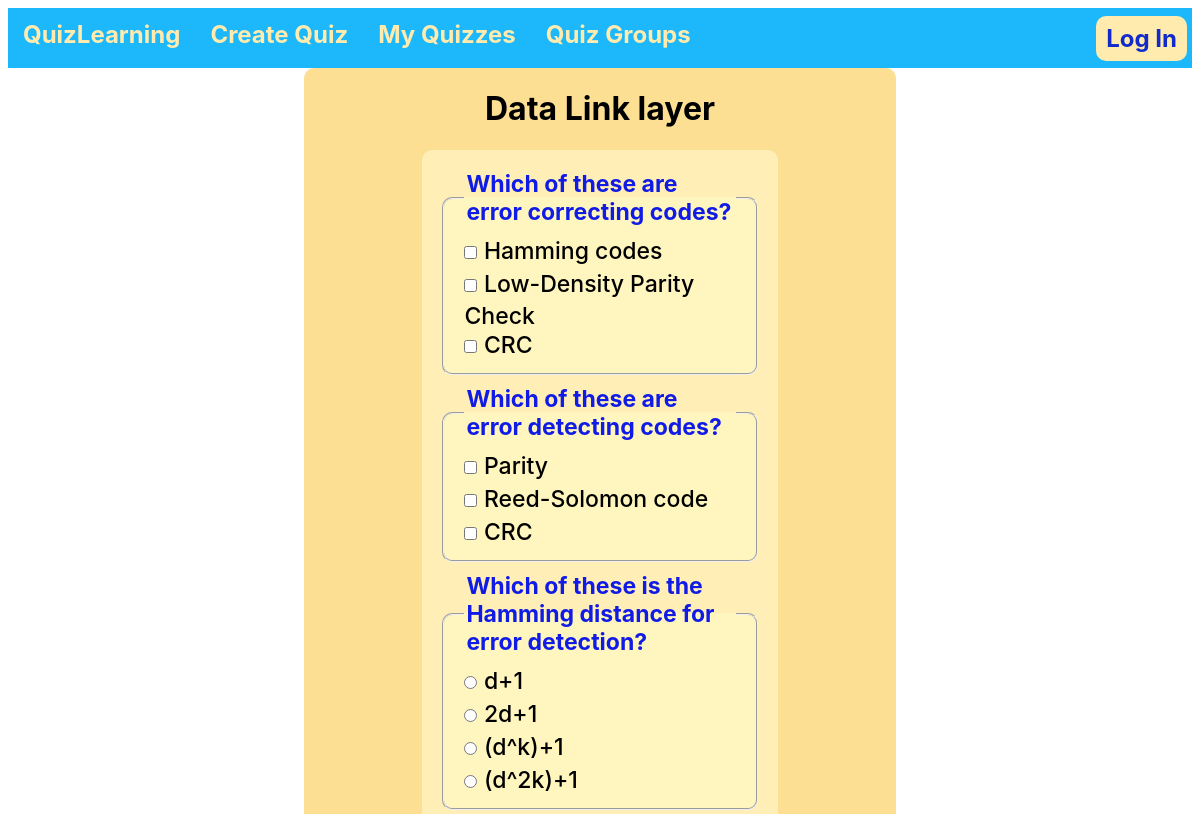
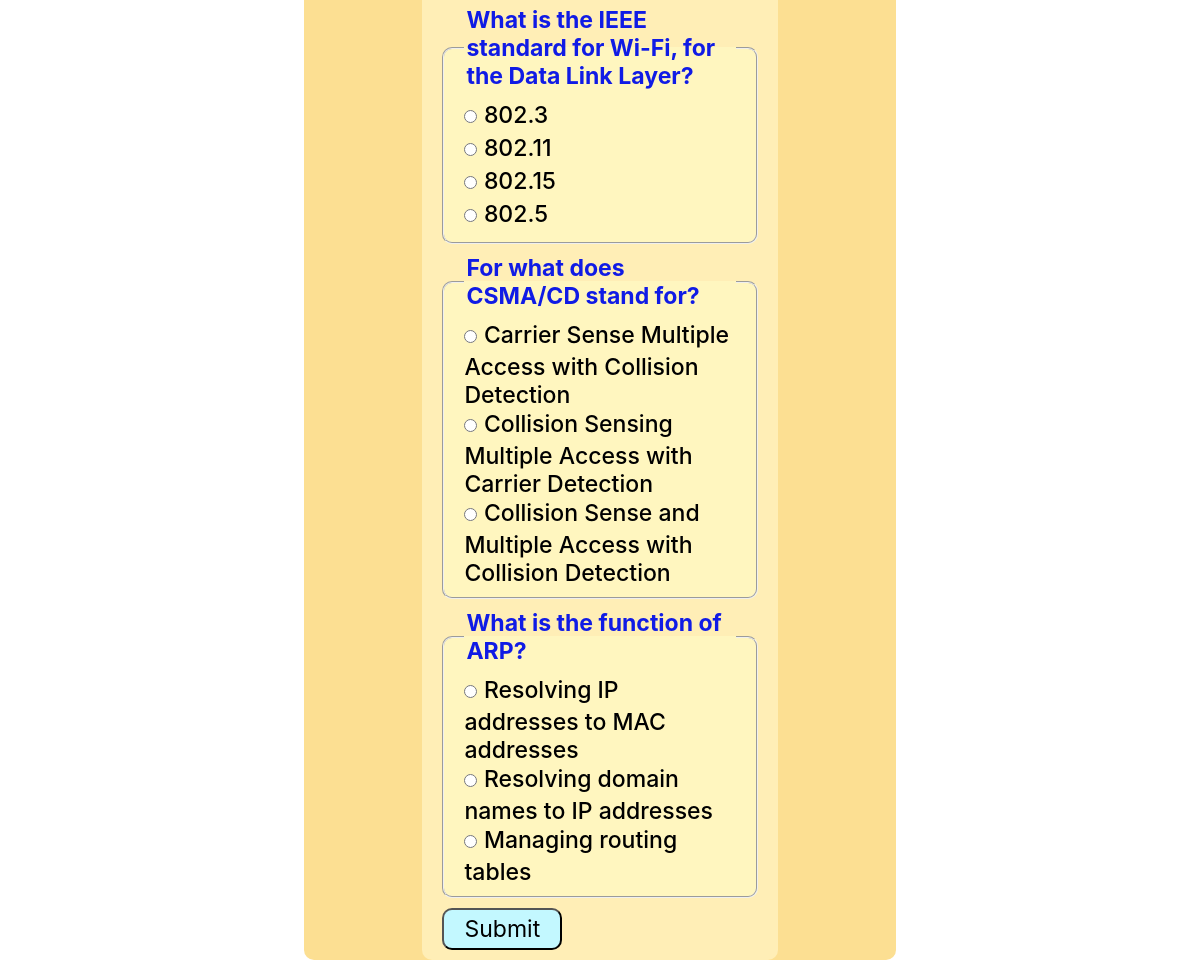
The app's page /QuizApp/quizzes/Data Link layer2 with its own data (2 pictures, top to bottom).
### QuizApp/models.py (models this page shows, shortened)
class Question(models.Model):
    id = models.IntegerField(primary_key=True, unique=True)
    quiz_id = models.ForeignKey('Quiz', on_delete=models.CASCADE)
    question = models.CharField(max_length=255)
    points = models.IntegerField(default=0, null=False)
    class QuizTypeChoice(models.TextChoices):
        TYPING = 'TY',
        SINGLE_CHOICE = 'SC',
        MULTI_CHOICE = 'MC',
    type = models.CharField(max_length=2, choices=QuizTypeChoice.choices, default='TY', null=True)

class Answer(models.Model):
    id = models.IntegerField(primary_key=True, unique=True)
    quiz_id = models.ForeignKey("Quiz", on_delete=models.CASCADE)
    question_id = models.ForeignKey("Question", on_delete=models.CASCADE)
    answer = models.CharField(max_length=255)
    correct = models.BooleanField(default=False)
    point = models.IntegerField(default=1, null=False)

### QuizApp/views/quiz/SolveQuizView.py (the view, shortened to what this page needs)
# urls.py: path('quizzes/<str:quiz_title><int:quiz_id>', Solve.SolveQuizView.as_view(), name='solve'),
class SolveQuizView(View):
    def get(self, request, quiz_title, quiz_id):
        questions = Question.objects.filter(quiz_id=quiz_id).values()
        answers = Answer.objects.filter(quiz_id=quiz_id).values()
        for q in questions:
            if q['type'] != 'TY':
                q['answers'] = answers.filter(question_id=q['id']).values()
        context = {
            'questions': questions,
            'quiz_title': quiz_title,
            'quiz_id': quiz_id
        }
        if request.user.is_authenticated:
            context['user'] = 'yes'
        template = loader.get_template('solve quiz/solvequiz.html')
        return HttpResponse(template.render(context, request))

### QuizApp/templates/solve quiz/solvequiz.html (shortened to what this page needs)
{% load static %}
<!DOCTYPE html>
<html lang="en">
<head>
    <link rel="stylesheet" type="text/css" href="{% static 'css/login.css' %}">
</head>
<body>
    {% include 'navbar.html' %}
    <div class="container">
    <h1>{{ quiz_title }}</h1>
        <form method="POST" action="{{ quiz_title }}{{ quiz_id }}">
        {% for q in questions %}
            {% if q.type == 'TY' %}
                <label for="{{ q.id }}">{{ q.question }} <br></label>
                <input type="text" maxlength="20" name="{{ q.id }}" id="{{ q.id }}" required="true"><br>
            {% else %}
                <fieldset>
                <legend><b>{{ q.question }}</b><br></legend>
                {% for a in q.answers %}
                    {% if q.type == 'SC' %}
                    <input type="radio" name="{{ q.id }}" id="{{ a.id }}" value="{{ a.id }}">
                    {% elif q.type == 'MC' %}
                    <input type="checkbox" name="{{ q.id }}" id="{{ a.id }}" value="{{ a.id }}">
                    {% endif %}
                    <label for="{{ a.id }}">{{ a.answer }}<br></label>
                {% endfor %}
                </fieldset>
            {% endif %}
        {% endfor %}
            <input type="submit" value="Submit">
        </form>
    </div>
</body>
</html>

### QuizApp/static/css/login.css (style rules this page uses)
form, fieldset { padding:10px 20px ; background-color: #FFF6BF; border-radius: 10px; font-size: 1.2em; margin: 0 30%; }
input, textarea, .button, select { margin: 10px 0; font-size: 0.75em; border-radius: 10px; max-inline-size: fit-content; }
input[type="submit"] { background-color: #C3F8FF; padding: 5px 20px; }

### QuizApp/static/css/navbar.css (style rules this page uses)
:root { --navbar-font-size: 1.5rem; --navbar-height: 60px; --user-height: calc(var(--navbar-height)*3/4) }
* { box-sizing: border-box; font-family: -apple-system, BlinkMacSystemFont, "Segoe UI", ui-system, sans-serif; }

### QuizApp/templates/solve quiz/solvequiz.html (style rules this page uses)
.container { max-inline-size: 50%; background-color: #fcdf92; border-radius: 10px; margin: auto; display: flex; flex-direction: column; }
legend { color: #101be5; }
h1 { text-align: center; }
fieldset { margin: 10px 0; background-color: #FFF6BF; }
input[type='submit'] { font-size: 1.2em; margin: auto }
form { background-color: #ffeeb6; margin: 0 20%; }
label { font-weight: 500; }

### records on screen
Question: question "Which of these are error correcting codes?"
Answer: answer "Hamming codes"
Answer: answer "Low-Density Parity Check"
Answer: answer "CRC"
Question: question "Which of these are error detecting codes?"
Answer: answer "Parity"
Answer: answer "Reed-Solomon code"
Answer: answer "CRC"
Question: question "Which of these is the Hamming distance for error detection?"
Answer: answer "d+1"
Answer: answer "2d+1"
Answer: answer "(d^k)+1"
Answer: answer "(d^2k)+1"
Question: question "What is the IEEE standard for Wi-Fi, for the Data Link Layer?"
Answer: answer "802.3"
Answer: answer "802.11"
Answer: answer "802.15"
Answer: answer "802.5"
Question: question "For what does CSMA/CD stand for?"
Answer: answer "Carrier Sense Multiple Access with Collision Detection"
Answer: answer "Collision Sensing Multiple Access with Carrier Detection"
Answer: answer "Collision Sense and Multiple Access with Collision Detection"
Question: question "What is the function of ARP?"
Answer: answer "Resolving IP addresses to MAC addresses"
Answer: answer "Resolving domain names to IP addresses"
Answer: answer "Managing routing tables"

### other values on screen
{{ quiz_title }} "Data Link layer"
